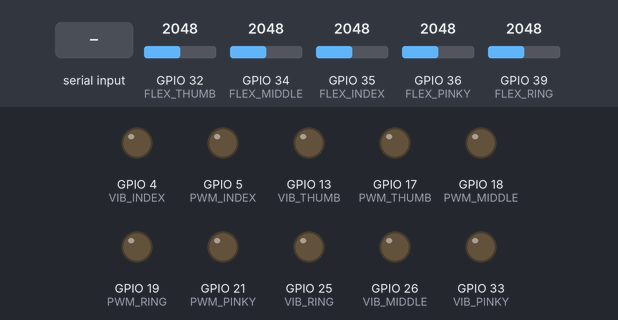
Recording of a sketch running on a simulated ESP32. On the bench: output pins drawn as LEDs (lit = HIGH). Inputs (shaded band) come from the test bench; at power-on: GPIO 32 (FLEX_THUMB) = 2048, GPIO 34 (FLEX_MIDDLE) = 2048, GPIO 35 (FLEX_INDEX) = 2048, GPIO 36 (FLEX_PINKY) = 2048, GPIO 39 (FLEX_RING) = 2048. Nothing arrives over Bluetooth unless stated; what the sketch prints to the serial monitor is not drawn.

Above: at 1.2 s.
1.3 s: "thumb_haptic\n" received over Serial
At 1.9 s:
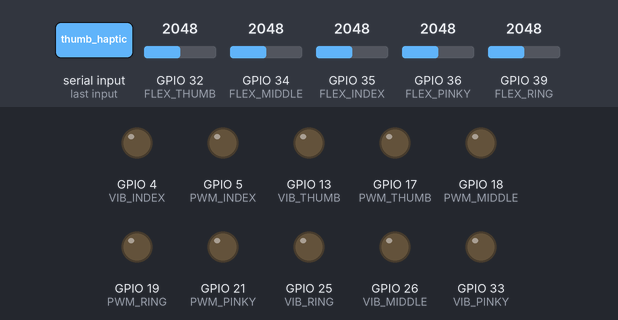
2.8 s: "index_haptic\n" received over the second serial link
At 3.8 s:
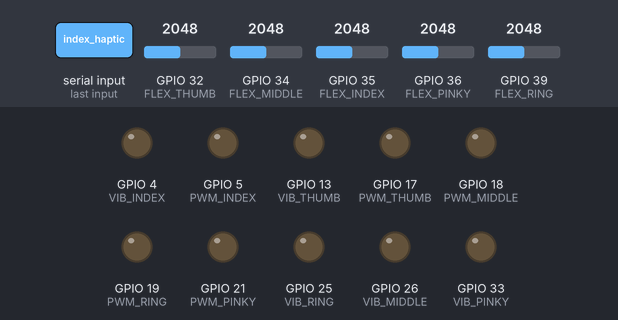
4.3 s: "middle_haptic\n" received over Serial
At 4.7 s:
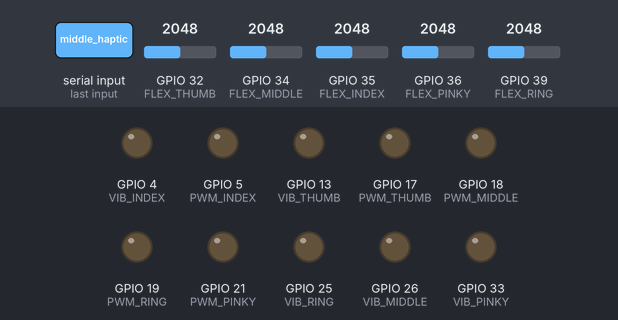
5.8 s: "ring_haptic\n" received over the second serial link
At 6.8 s:
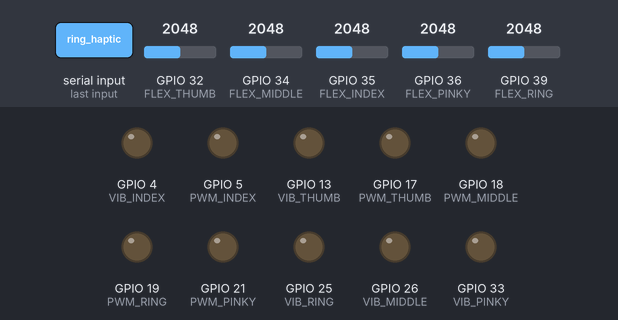
7.3 s: "pinky_haptic\n" received over Serial
At 7.6 s:
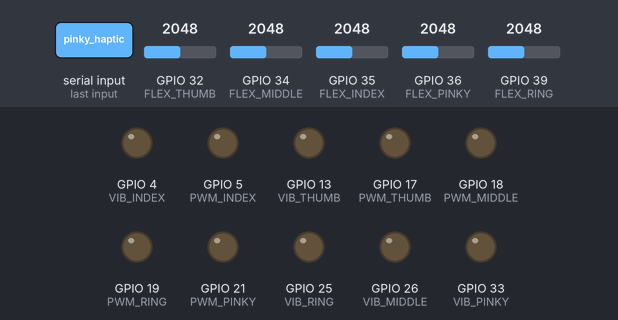
8.8 s: "brake_thumb\n" received over the second serial link
At 10.1 s:
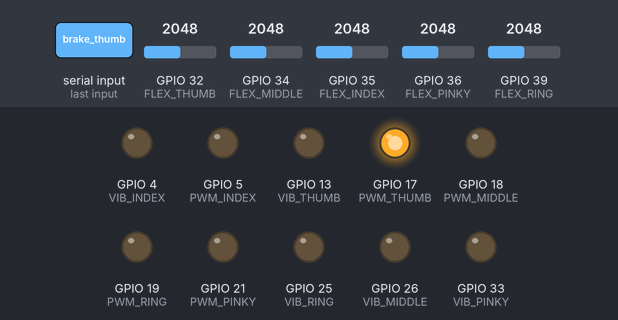
Timing chart, 0 to 11.3 s (numbered marks = the images above; inputs shaded):
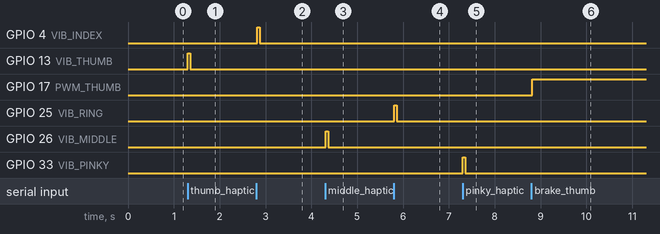

Measured:
- after the input at 1.3 s, GPIO 13 (VIB_THUMB): LOW → HIGH at once, → LOW 0.05 s later
- after the input at 2.8 s, GPIO 4 (VIB_INDEX): LOW → HIGH at once, → LOW 0.05 s later
- after the input at 4.3 s, GPIO 26 (VIB_MIDDLE): LOW → HIGH at once, → LOW 0.05 s later
- after the input at 5.8 s, GPIO 25 (VIB_RING): LOW → HIGH at once, → LOW 0.05 s later
- after the input at 7.3 s, GPIO 33 (VIB_PINKY): LOW → HIGH at once, → LOW 0.05 s later
- after the input at 8.8 s, GPIO 17 (PWM_THUMB): LOW → HIGH at once

The sketch:

MagicMitts_fullGloves_futureFiles.ino
```cpp
//This is a future file for when we receive the PCB and the full glove is installed
#include "BluetoothSerial.h"


BluetoothSerial SerialBT;

// Pin Definitions from Schematic
// Flex Sensor Inputs
const int FLEX_PINKY = 36;    // GPIO36
const int FLEX_RING = 39;     // GPIO39
const int FLEX_MIDDLE = 34;   // GPIO34
const int FLEX_INDEX = 35;    // GPIO35
const int FLEX_THUMB = 32;    // GPIO32

// PWM Outputs for Electromagnets (1kHz 50% Duty Cycle)
const int PWM_PINKY = 21;     // GPIO21
const int PWM_RING = 19;      // GPIO19
const int PWM_MIDDLE = 18;    // GPIO18
const int PWM_INDEX = 5;      // GPIO5
const int PWM_THUMB = 17;     // GPIO17

// Vibration Actuator Outputs
const int VIB_PINKY = 33;     // GPIO33
const int VIB_RING = 25;      // GPIO25
const int VIB_MIDDLE = 26;    // GPIO26
const int VIB_INDEX = 4;      // GPIO4
const int VIB_THUMB = 13;     // GPIO13

// Thresholds for flex sensors
const int thresholdIndex = 2200;
const int thresholdMiddle = 2200;
const int thresholdRing = 2100;
const int thresholdPinky = 2000;
const int thresholdThumb = 2000;

// PWM properties
const int PWM_FREQ = 1000;    // 1kHz frequency
const int PWM_RES = 8;        // 8-bit resolution (0-255)
const int PWM_CHANNELS = 5;   // Number of PWM channels needed

void setup() {
    // Initialize both Serial and Bluetooth
    Serial.begin(9600);
    SerialBT.begin("ESP32_MagicMitts");

    // Configure ADC for flex sensors
    analogSetWidth(12);  // 12-bit ADC resolution

    // Configure PWM channels for electromagnets
    ledcSetup(0, PWM_FREQ, PWM_RES);  // Channel 0 - Pinky
    ledcSetup(1, PWM_FREQ, PWM_RES);  // Channel 1 - Ring
    ledcSetup(2, PWM_FREQ, PWM_RES);  // Channel 2 - Middle
    ledcSetup(3, PWM_FREQ, PWM_RES);  // Channel 3 - Index
    ledcSetup(4, PWM_FREQ, PWM_RES);  // Channel 4 - Thumb

    // Attach PWM channels to GPIO pins
    ledcAttachPin(PWM_PINKY, 0);
    ledcAttachPin(PWM_RING, 1);
    ledcAttachPin(PWM_MIDDLE, 2);
    ledcAttachPin(PWM_INDEX, 3);
    ledcAttachPin(PWM_THUMB, 4);

    // Setup vibration actuator pins
    pinMode(VIB_PINKY, OUTPUT);
    pinMode(VIB_RING, OUTPUT);
    pinMode(VIB_MIDDLE, OUTPUT);
    pinMode(VIB_INDEX, OUTPUT);
    pinMode(VIB_THUMB, OUTPUT);

    Serial.println("System Ready. Sending data in CSV format.");
    SerialBT.println("ESP32 Glove Bluetooth Started.");
}
void loop() {
    // Read flex sensors
    int indexFlex = analogRead(FLEX_INDEX);
    int middleFlex = analogRead(FLEX_MIDDLE);
    int ringFlex = analogRead(FLEX_RING);
    int pinkyFlex = analogRead(FLEX_PINKY);
    int thumbFlex = analogRead(FLEX_THUMB);

    // Send values over both Serial and Bluetooth
    String dataString = String(indexFlex) + "," +
                       String(middleFlex) + "," +
                       String(ringFlex) + "," +
                       String(pinkyFlex) + "," +
                       String(thumbFlex);

    Serial.println(dataString);
    SerialBT.println(dataString);

    // Check for commands from both Serial and Bluetooth
    checkCommands(Serial);
    checkCommands(SerialBT);

    delay(20); // 50Hz update rate
}

void checkCommands(Stream &port) {
    if (port.available()) {
        String command = port.readStringUntil('\n');
        handleCommand(command);
    }
}

void handleCommand(String command) {
    // Match commands from GrabDetector.cs in unity - to receive
    if (command.startsWith("thumb_haptic")) {
        digitalWrite(VIB_THUMB, HIGH);
        delay(50);
        digitalWrite(VIB_THUMB, LOW);
    }
    else if (command.startsWith("index_haptic")) {
        digitalWrite(VIB_INDEX, HIGH);
        delay(50);
        digitalWrite(VIB_INDEX, LOW);
    }
    else if (command.startsWith("middle_haptic")) {
        digitalWrite(VIB_MIDDLE, HIGH);
        delay(50);
        digitalWrite(VIB_MIDDLE, LOW);
    }
    else if (command.startsWith("ring_haptic")) {
        digitalWrite(VIB_RING, HIGH);
        delay(50);
        digitalWrite(VIB_RING, LOW);
    }
    else if (command.startsWith("pinky_haptic")) {
        digitalWrite(VIB_PINKY, HIGH);
        delay(50);
        digitalWrite(VIB_PINKY, LOW);
    }
    // Brake commands
    else if (command.startsWith("brake_thumb")) ledcWrite(4, 255);
    else if (command.startsWith("brake_index")) ledcWrite(3, 255);
    else if (command.startsWith("brake_middle")) ledcWrite(2, 255);
    else if (command.startsWith("brake_ring")) ledcWrite(1, 255);
    else if (command.startsWith("brake_pinky")) ledcWrite(0, 255);
    // Release command
    else if (command.startsWith("release")) {
        // Turn off all electromagnets
        for(int i = 0; i < PWM_CHANNELS; i++) {
            ledcWrite(i, 0);
        }
        // Turn off all vibration actuators
        digitalWrite(VIB_THUMB, LOW);
        digitalWrite(VIB_INDEX, LOW);
        digitalWrite(VIB_MIDDLE, LOW);
        digitalWrite(VIB_RING, LOW);
        digitalWrite(VIB_PINKY, LOW);
    }
    // General buzz command
    else if (command.startsWith("buzz")) {
        // Activate all vibration actuators briefly
        digitalWrite(VIB_THUMB, HIGH);
        digitalWrite(VIB_INDEX, HIGH);
        digitalWrite(VIB_MIDDLE, HIGH);
        digitalWrite(VIB_RING, HIGH);
        digitalWrite(VIB_PINKY, HIGH);
        delay(50);
        digitalWrite(VIB_THUMB, LOW);
        digitalWrite(VIB_INDEX, LOW);
        digitalWrite(VIB_MIDDLE, LOW);
        digitalWrite(VIB_RING, LOW);
        digitalWrite(VIB_PINKY, LOW);
    }
}
```
